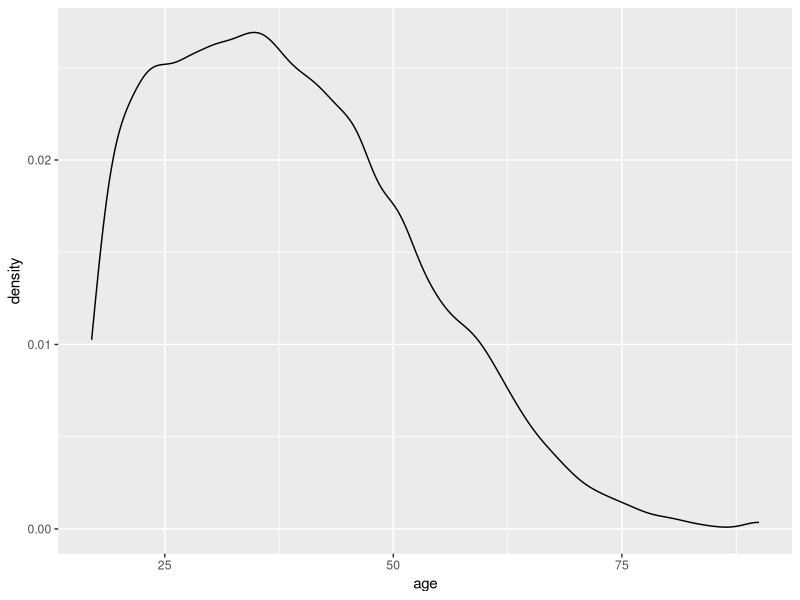
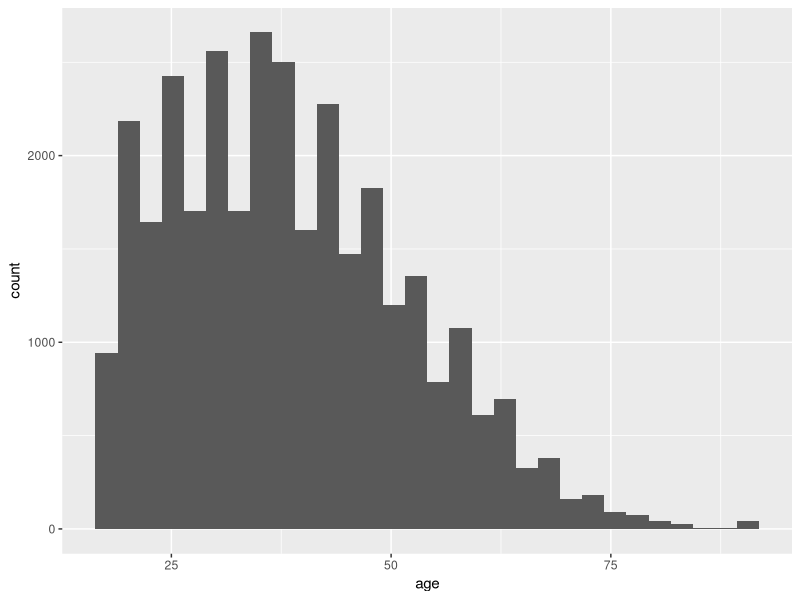
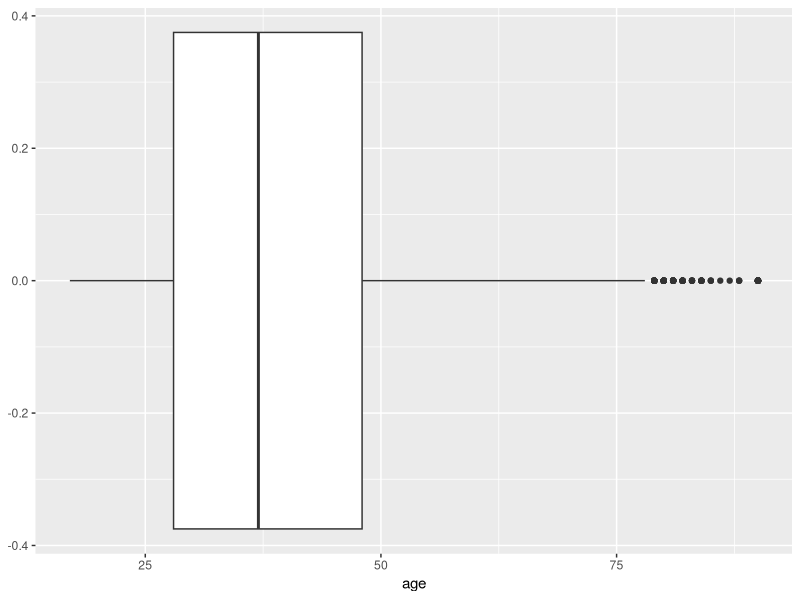
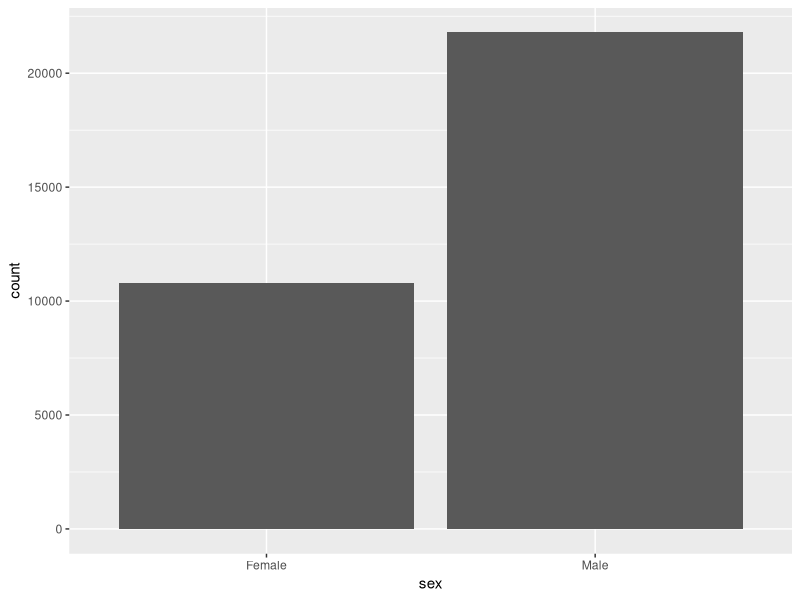
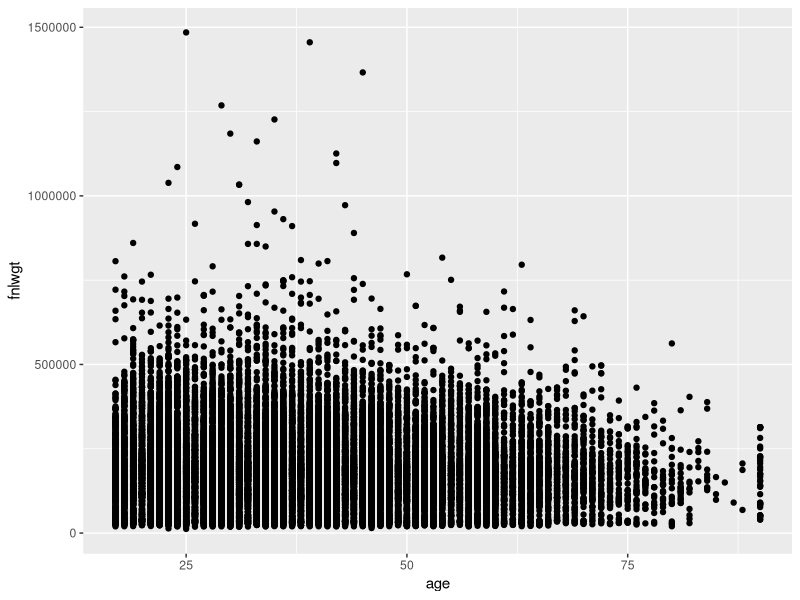
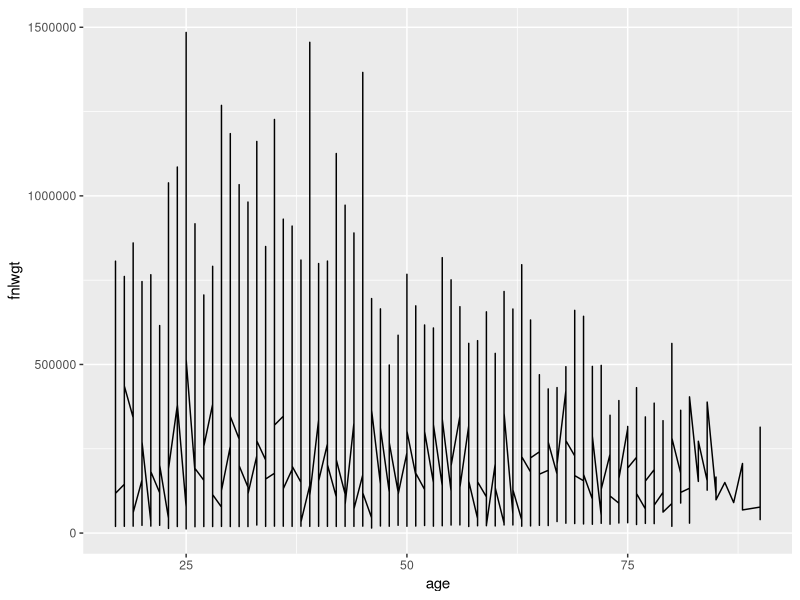
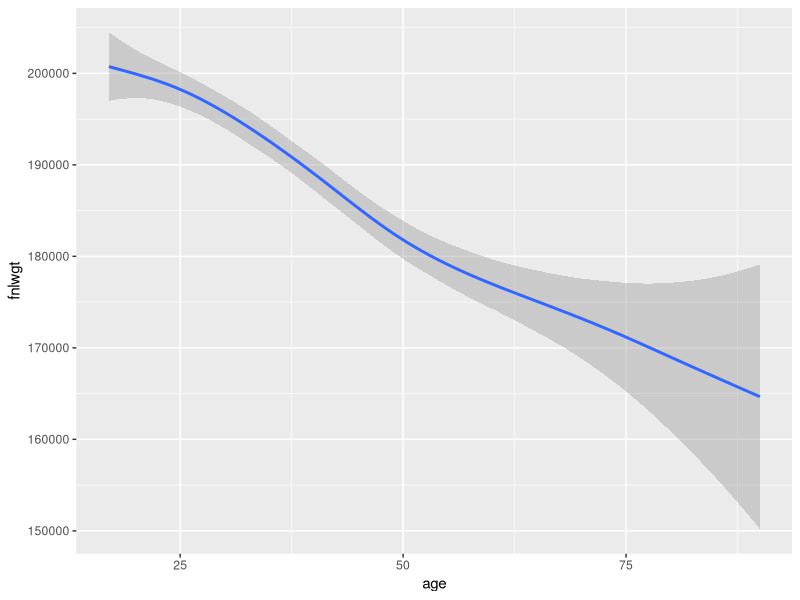
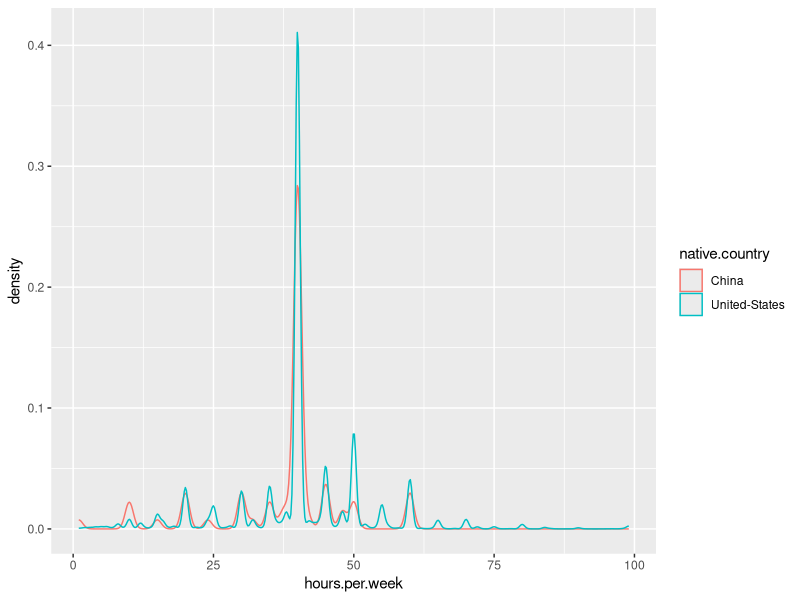

These charts were generated, in order, by the following R code:
## ---- chunk 1
knitr::opts_chunk$set(message = FALSE)
## ---- chunk 2
#Load packages. 
library(tidyverse)
library(ggplot2)

#Set working directory where data set is contained.
setwd('C:\\Users\\student\\OneDrive - Bryant University\\2023-2024\\Semester 1\\MATH421-A Statistical Analysis with R\\Data')

#read the data
df <- read_csv('adult_census.csv')
## ---- chunk 3
df %>% ggplot()+
  geom_density(mapping = aes(x = age))

#The density plot for the variable age in the adult census data shows that age is right (positively) skewed.This suggests that there are more younger subjects in the dataset, specifically more people below the age of 50. After 50, the number of older subjects declines.
## ---- chunk 4
df %>% ggplot()+
  geom_histogram(mapping = aes(x = age))

#The histogram shows that the most frequent age in this data set is likely around 37 years. The histogram also enables the recognition of outlier ages in our data. One bar to the far right of the histogram sits approximately after 87.5 years away from the rest of our data which suggests we have some ages in our data that could be outliers.
## ---- chunk 5
df %>% ggplot()+
  geom_boxplot(mapping = aes(x = age))

#We can conclude that the median age in our data set is just below 37.5 as the middle line in our boxplot is just to the left of this value. This suggests that approximately half of the ages in our data are below this value and the approximately the other half are above. The boxplot also allows us to expand our understanding of the outliers in our data enabling us to see the individual data points (10) included in this data set.
## ---- chunk 6
df %>% 
  filter(sex %in% c("Male", "Female")) %>%
  ggplot()+
  geom_bar(mapping = aes(x = sex))

#The barplot of the variable sex shows that more of the individuals in our census data set were recorded as males rather than females when filtering out data where the variable sex was unreported.
## ---- chunk 7
df %>%
  ggplot()+geom_point(aes(x = age, y = fnlwgt))

#If we were to try to put a line of best fit into this scatter plot, we could say that there appears to be a negative correlation between the variables age and fnlwgt for this census data set. This suggests that age increases, the number of people the census believes the entry represents decreases.
## ---- chunk 8
df %>%
  ggplot() +
  geom_line(aes(x = age, y = fnlwgt))

#We should also note this line graph has significant variability. The variable fnlwgt values for the various age groups are more spread suggesting there may not be a consistent relationship between these two variables. Some observations to note about this geom include the line plot of these variables suggests that from approximately the ages of 25 to 50, the variable fnlwgt is higher suggestive that for this age range, the number of people the census is representative of may be higher. This line plot slopes downward after age 50 suggesting that as the age variable increases in the data set, the variable fnlwgt decreases. 
## ---- chunk 9
df %>% ggplot()+geom_smooth(aes(x=age, y=fnlwgt))

#The smooth plot of these variables enables us to see that the smooth line has slight curve while still trending in a negative direction. The smooth plot is suggestive of a non-linear relationship between age and fnlwgt because the smooth line has some areas in which it curves.
## ---- chunk 10
df %>%
  filter(native.country %in% c("United-States", "China")) %>%
  ggplot() +
  geom_density(mapping = aes(x = hours.per.week, color = native.country))

#Interestingly the density maps for these two countries have significant overlap with some divergence in some of the peaks indicative of slight differences in the working hour distribution. The majority of this density plot shows overlap which is suggestive of the working hours in both countries having similar ranges.
## ---- chunk 11
df %>% 
  filter(sex %in% c("Male", "Female")) %>%
  ggplot()+
  geom_boxplot(mapping = aes(x = education.num, y = sex))

#When filtering for reported genders in the dataset, we find that the median education years for both male and female participants of this census data are approximately equal at 10 education years.
## ---- chunk 12
df %>%
  filter(sex %in% c("Male", "Female")) %>%
  ggplot() +
  geom_bar(mapping = aes(x = sex, fill = income), position = 'fill')

#When filtering for responses with the variable sex reported, we can see that both males and females in the data set are making an income that is greater than or equal to $50,000 a year. In the female column, approximately just under 12.5% of respondents of the census are making less than $50,000 a year. In the male column, approximately 31.25% of respondents of the census are making under $50,000 a year.
## ---- chunk 13
df %>%
  filter(sex %in% c("Male", "Female"), age < 35) %>%
  ggplot(aes(x = education.num, y = hours.per.week, color = sex)) +
  geom_point()

#We can infer from this plot that when filtering for the genders Male and Female and age < 35, as years of education increases past about 8 years, males tend to work more hours than females as reported in this census dataset.
